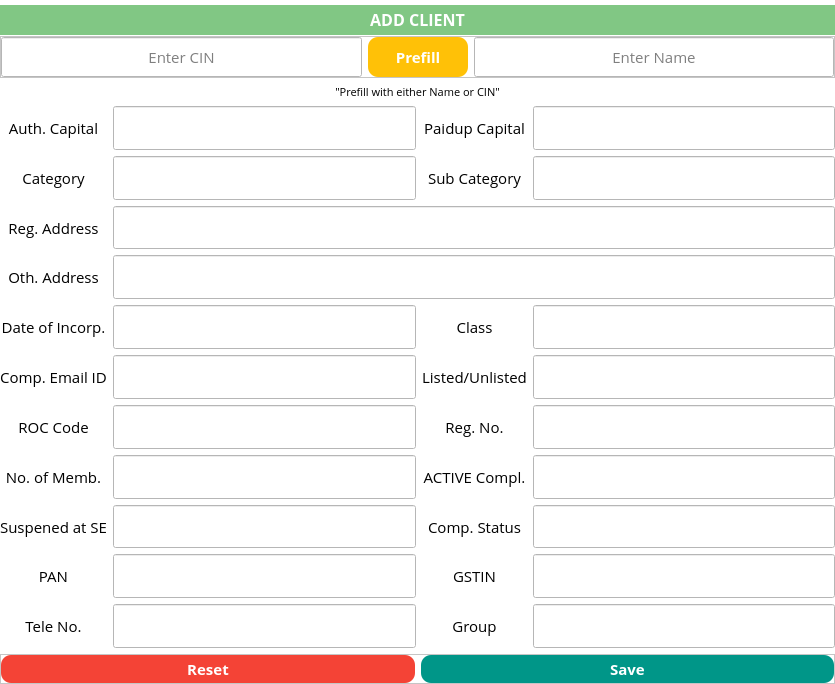
<?xml version="1.0" encoding="UTF-8"?>
<ui version="4.0">
 <class>Form</class>
 <widget class="QWidget" name="Form">
  <property name="geometry">
   <rect>
    <x>0</x>
    <y>0</y>
    <width>835</width>
    <height>684</height>
   </rect>
  </property>
  <property name="sizePolicy">
   <sizepolicy hsizetype="Expanding" vsizetype="Expanding">
    <horstretch>0</horstretch>
    <verstretch>0</verstretch>
   </sizepolicy>
  </property>
  <property name="minimumSize">
   <size>
    <width>0</width>
    <height>0</height>
   </size>
  </property>
  <property name="maximumSize">
   <size>
    <width>166543</width>
    <height>166543</height>
   </size>
  </property>
  <property name="windowTitle">
   <string>Form</string>
  </property>
  <property name="windowIcon">
   <iconset>
    <normaloff>../Icon/logo.png</normaloff>../Icon/logo.png</iconset>
  </property>
  <property name="styleSheet">
   <string notr="true">background-color: rgb(255, 255, 255);</string>
  </property>
  <layout class="QGridLayout" name="gridLayout_5">
   <property name="leftMargin">
    <number>0</number>
   </property>
   <property name="topMargin">
    <number>0</number>
   </property>
   <property name="rightMargin">
    <number>0</number>
   </property>
   <property name="bottomMargin">
    <number>0</number>
   </property>
   <item row="0" column="0">
    <layout class="QGridLayout" name="FormLayout">
     <item row="2" column="0">
      <widget class="QLabel" name="Instruction">
       <property name="minimumSize">
        <size>
         <width>0</width>
         <height>16</height>
        </size>
       </property>
       <property name="maximumSize">
        <size>
         <width>16777215</width>
         <height>16</height>
        </size>
       </property>
       <property name="font">
        <font>
         <family>Open Sans</family>
         <pointsize>8</pointsize>
         <stylestrategy>PreferAntialias</stylestrategy>
        </font>
       </property>
       <property name="text">
        <string>&quot;Prefill with either Name or CIN&quot;</string>
       </property>
       <property name="alignment">
        <set>Qt::AlignCenter</set>
       </property>
      </widget>
     </item>
     <item row="1" column="0">
      <widget class="QFrame" name="frame">
       <property name="minimumSize">
        <size>
         <width>0</width>
         <height>42</height>
        </size>
       </property>
       <property name="maximumSize">
        <size>
         <width>16777215</width>
         <height>42</height>
        </size>
       </property>
       <property name="font">
        <font>
         <family>Open Sans</family>
         <pointsize>11</pointsize>
         <stylestrategy>PreferAntialias</stylestrategy>
        </font>
       </property>
       <property name="frameShape">
        <enum>QFrame::StyledPanel</enum>
       </property>
       <property name="frameShadow">
        <enum>QFrame::Raised</enum>
       </property>
       <layout class="QGridLayout" name="gridLayout_3">
        <property name="leftMargin">
         <number>0</number>
        </property>
        <property name="topMargin">
         <number>0</number>
        </property>
        <property name="rightMargin">
         <number>0</number>
        </property>
        <property name="bottomMargin">
         <number>0</number>
        </property>
        <item row="0" column="0">
         <layout class="QHBoxLayout" name="horizontalLayout">
          <property name="sizeConstraint">
           <enum>QLayout::SetFixedSize</enum>
          </property>
          <item>
           <widget class="QLineEdit" name="CINField">
            <property name="sizePolicy">
             <sizepolicy hsizetype="Expanding" vsizetype="Expanding">
              <horstretch>0</horstretch>
              <verstretch>0</verstretch>
             </sizepolicy>
            </property>
            <property name="font">
             <font>
              <family>Open Sans</family>
              <pointsize>11</pointsize>
              <stylestrategy>PreferAntialias</stylestrategy>
             </font>
            </property>
            <property name="inputMethodHints">
             <set>Qt::ImhNone</set>
            </property>
            <property name="inputMask">
             <string/>
            </property>
            <property name="text">
             <string/>
            </property>
            <property name="maxLength">
             <number>21</number>
            </property>
            <property name="alignment">
             <set>Qt::AlignCenter</set>
            </property>
            <property name="placeholderText">
             <string>Enter CIN</string>
            </property>
           </widget>
          </item>
          <item>
           <widget class="QPushButton" name="Prefill">
            <property name="sizePolicy">
             <sizepolicy hsizetype="Minimum" vsizetype="Expanding">
              <horstretch>0</horstretch>
              <verstretch>0</verstretch>
             </sizepolicy>
            </property>
            <property name="minimumSize">
             <size>
              <width>100</width>
              <height>20</height>
             </size>
            </property>
            <property name="font">
             <font>
              <family>Open Sans</family>
              <pointsize>11</pointsize>
              <weight>75</weight>
              <bold>true</bold>
              <stylestrategy>PreferAntialias</stylestrategy>
             </font>
            </property>
            <property name="styleSheet">
             <string notr="true">background-color:rgb(255,193,7);
color: rgb(255, 255, 255);
border-radius:10</string>
            </property>
            <property name="text">
             <string>Prefill</string>
            </property>
            <property name="shortcut">
             <string>Return</string>
            </property>
           </widget>
          </item>
          <item>
           <widget class="QLineEdit" name="NameField">
            <property name="sizePolicy">
             <sizepolicy hsizetype="Expanding" vsizetype="Expanding">
              <horstretch>0</horstretch>
              <verstretch>0</verstretch>
             </sizepolicy>
            </property>
            <property name="font">
             <font>
              <family>Open Sans</family>
              <pointsize>11</pointsize>
              <stylestrategy>PreferAntialias</stylestrategy>
             </font>
            </property>
            <property name="inputMask">
             <string/>
            </property>
            <property name="text">
             <string/>
            </property>
            <property name="maxLength">
             <number>32767</number>
            </property>
            <property name="alignment">
             <set>Qt::AlignCenter</set>
            </property>
            <property name="placeholderText">
             <string>Enter Name</string>
            </property>
           </widget>
          </item>
         </layout>
        </item>
       </layout>
      </widget>
     </item>
     <item row="3" column="0">
      <layout class="QGridLayout" name="gridLayout_2">
       <item row="9" column="3">
        <widget class="QLineEdit" name="GSTFill">
         <property name="sizePolicy">
          <sizepolicy hsizetype="Expanding" vsizetype="Expanding">
           <horstretch>0</horstretch>
           <verstretch>0</verstretch>
          </sizepolicy>
         </property>
         <property name="font">
          <font>
           <family>Open Sans</family>
           <pointsize>11</pointsize>
           <stylestrategy>PreferAntialias</stylestrategy>
          </font>
         </property>
        </widget>
       </item>
       <item row="7" column="3">
        <widget class="QLineEdit" name="fillActive">
         <property name="sizePolicy">
          <sizepolicy hsizetype="Expanding" vsizetype="Expanding">
           <horstretch>0</horstretch>
           <verstretch>0</verstretch>
          </sizepolicy>
         </property>
         <property name="font">
          <font>
           <family>Open Sans</family>
           <pointsize>11</pointsize>
           <stylestrategy>PreferAntialias</stylestrategy>
          </font>
         </property>
         <property name="text">
          <string/>
         </property>
        </widget>
       </item>
       <item row="9" column="0">
        <widget class="QLabel" name="PanLabel">
         <property name="font">
          <font>
           <family>Open Sans</family>
           <pointsize>11</pointsize>
           <stylestrategy>PreferAntialias</stylestrategy>
          </font>
         </property>
         <property name="text">
          <string>PAN</string>
         </property>
         <property name="alignment">
          <set>Qt::AlignCenter</set>
         </property>
        </widget>
       </item>
       <item row="6" column="1">
        <widget class="QLineEdit" name="fill_ROC">
         <property name="sizePolicy">
          <sizepolicy hsizetype="Expanding" vsizetype="Expanding">
           <horstretch>0</horstretch>
           <verstretch>0</verstretch>
          </sizepolicy>
         </property>
         <property name="font">
          <font>
           <family>Open Sans</family>
           <pointsize>11</pointsize>
           <stylestrategy>PreferAntialias</stylestrategy>
          </font>
         </property>
         <property name="text">
          <string/>
         </property>
        </widget>
       </item>
       <item row="2" column="1" colspan="3">
        <widget class="QLineEdit" name="fill_RegAdd">
         <property name="sizePolicy">
          <sizepolicy hsizetype="Expanding" vsizetype="Expanding">
           <horstretch>0</horstretch>
           <verstretch>0</verstretch>
          </sizepolicy>
         </property>
         <property name="font">
          <font>
           <family>Open Sans</family>
           <pointsize>11</pointsize>
           <stylestrategy>PreferAntialias</stylestrategy>
          </font>
         </property>
         <property name="text">
          <string/>
         </property>
        </widget>
       </item>
       <item row="7" column="1">
        <widget class="QLineEdit" name="fillMember">
         <property name="sizePolicy">
          <sizepolicy hsizetype="Expanding" vsizetype="Expanding">
           <horstretch>0</horstretch>
           <verstretch>0</verstretch>
          </sizepolicy>
         </property>
         <property name="font">
          <font>
           <family>Open Sans</family>
           <pointsize>11</pointsize>
           <stylestrategy>PreferAntialias</stylestrategy>
          </font>
         </property>
         <property name="text">
          <string/>
         </property>
        </widget>
       </item>
       <item row="8" column="0">
        <widget class="QLabel" name="suspendedse">
         <property name="font">
          <font>
           <family>Open Sans</family>
           <pointsize>11</pointsize>
           <stylestrategy>PreferAntialias</stylestrategy>
          </font>
         </property>
         <property name="text">
          <string>Suspened at SE</string>
         </property>
         <property name="alignment">
          <set>Qt::AlignCenter</set>
         </property>
        </widget>
       </item>
       <item row="8" column="1">
        <widget class="QLineEdit" name="fillSuspend">
         <property name="sizePolicy">
          <sizepolicy hsizetype="Expanding" vsizetype="Expanding">
           <horstretch>0</horstretch>
           <verstretch>0</verstretch>
          </sizepolicy>
         </property>
         <property name="font">
          <font>
           <family>Open Sans</family>
           <pointsize>11</pointsize>
           <stylestrategy>PreferAntialias</stylestrategy>
          </font>
         </property>
         <property name="text">
          <string/>
         </property>
        </widget>
       </item>
       <item row="5" column="3">
        <widget class="QLineEdit" name="fill_listed">
         <property name="sizePolicy">
          <sizepolicy hsizetype="Expanding" vsizetype="Expanding">
           <horstretch>0</horstretch>
           <verstretch>0</verstretch>
          </sizepolicy>
         </property>
         <property name="font">
          <font>
           <family>Open Sans</family>
           <pointsize>11</pointsize>
           <stylestrategy>PreferAntialias</stylestrategy>
          </font>
         </property>
         <property name="text">
          <string/>
         </property>
        </widget>
       </item>
       <item row="0" column="0">
        <widget class="QLabel" name="AuthCapital">
         <property name="font">
          <font>
           <family>Open Sans</family>
           <pointsize>11</pointsize>
           <stylestrategy>PreferAntialias</stylestrategy>
          </font>
         </property>
         <property name="text">
          <string>Auth. Capital</string>
         </property>
         <property name="alignment">
          <set>Qt::AlignCenter</set>
         </property>
        </widget>
       </item>
       <item row="6" column="0">
        <widget class="QLabel" name="roccode">
         <property name="font">
          <font>
           <family>Open Sans</family>
           <pointsize>11</pointsize>
           <stylestrategy>PreferAntialias</stylestrategy>
          </font>
         </property>
         <property name="text">
          <string>ROC Code</string>
         </property>
         <property name="alignment">
          <set>Qt::AlignCenter</set>
         </property>
        </widget>
       </item>
       <item row="4" column="0">
        <widget class="QLabel" name="dateofincorp">
         <property name="font">
          <font>
           <family>Open Sans</family>
           <pointsize>11</pointsize>
           <stylestrategy>PreferAntialias</stylestrategy>
          </font>
         </property>
         <property name="text">
          <string>Date of Incorp.</string>
         </property>
         <property name="alignment">
          <set>Qt::AlignCenter</set>
         </property>
        </widget>
       </item>
       <item row="9" column="1">
        <widget class="QLineEdit" name="PanFill">
         <property name="sizePolicy">
          <sizepolicy hsizetype="Expanding" vsizetype="Expanding">
           <horstretch>0</horstretch>
           <verstretch>0</verstretch>
          </sizepolicy>
         </property>
         <property name="font">
          <font>
           <family>Open Sans</family>
           <pointsize>11</pointsize>
           <stylestrategy>PreferAntialias</stylestrategy>
          </font>
         </property>
        </widget>
       </item>
       <item row="6" column="2">
        <widget class="QLabel" name="regno">
         <property name="font">
          <font>
           <family>Open Sans</family>
           <pointsize>11</pointsize>
           <stylestrategy>PreferAntialias</stylestrategy>
          </font>
         </property>
         <property name="text">
          <string>Reg. No.</string>
         </property>
         <property name="alignment">
          <set>Qt::AlignCenter</set>
         </property>
        </widget>
       </item>
       <item row="8" column="2">
        <widget class="QLabel" name="compstatus">
         <property name="font">
          <font>
           <family>Open Sans</family>
           <pointsize>11</pointsize>
           <stylestrategy>PreferAntialias</stylestrategy>
          </font>
         </property>
         <property name="text">
          <string>Comp. Status</string>
         </property>
         <property name="alignment">
          <set>Qt::AlignCenter</set>
         </property>
        </widget>
       </item>
       <item row="1" column="3">
        <widget class="QLineEdit" name="fillsubcategory">
         <property name="sizePolicy">
          <sizepolicy hsizetype="Expanding" vsizetype="Expanding">
           <horstretch>0</horstretch>
           <verstretch>0</verstretch>
          </sizepolicy>
         </property>
         <property name="font">
          <font>
           <family>Open Sans</family>
           <pointsize>11</pointsize>
           <stylestrategy>PreferAntialias</stylestrategy>
          </font>
         </property>
         <property name="text">
          <string/>
         </property>
        </widget>
       </item>
       <item row="0" column="1">
        <widget class="QLineEdit" name="fill_Authcapital">
         <property name="sizePolicy">
          <sizepolicy hsizetype="Expanding" vsizetype="Expanding">
           <horstretch>0</horstretch>
           <verstretch>0</verstretch>
          </sizepolicy>
         </property>
         <property name="font">
          <font>
           <family>Open Sans</family>
           <pointsize>11</pointsize>
           <stylestrategy>PreferAntialias</stylestrategy>
          </font>
         </property>
         <property name="text">
          <string/>
         </property>
        </widget>
       </item>
       <item row="5" column="0">
        <widget class="QLabel" name="compemail">
         <property name="font">
          <font>
           <family>Open Sans</family>
           <pointsize>11</pointsize>
           <stylestrategy>PreferAntialias</stylestrategy>
          </font>
         </property>
         <property name="text">
          <string>Comp. Email ID</string>
         </property>
         <property name="alignment">
          <set>Qt::AlignCenter</set>
         </property>
        </widget>
       </item>
       <item row="7" column="2">
        <widget class="QLabel" name="activecomp">
         <property name="font">
          <font>
           <family>Open Sans</family>
           <pointsize>11</pointsize>
           <stylestrategy>PreferAntialias</stylestrategy>
          </font>
         </property>
         <property name="text">
          <string>ACTIVE Compl.</string>
         </property>
         <property name="alignment">
          <set>Qt::AlignCenter</set>
         </property>
        </widget>
       </item>
       <item row="0" column="3">
        <widget class="QLineEdit" name="fill_paidup">
         <property name="sizePolicy">
          <sizepolicy hsizetype="Expanding" vsizetype="Expanding">
           <horstretch>0</horstretch>
           <verstretch>0</verstretch>
          </sizepolicy>
         </property>
         <property name="font">
          <font>
           <family>Open Sans</family>
           <pointsize>11</pointsize>
           <stylestrategy>PreferAntialias</stylestrategy>
          </font>
         </property>
         <property name="text">
          <string/>
         </property>
        </widget>
       </item>
       <item row="0" column="2">
        <widget class="QLabel" name="Paiupcapital">
         <property name="font">
          <font>
           <family>Open Sans</family>
           <pointsize>11</pointsize>
           <stylestrategy>PreferAntialias</stylestrategy>
          </font>
         </property>
         <property name="text">
          <string>Paidup Capital</string>
         </property>
         <property name="alignment">
          <set>Qt::AlignCenter</set>
         </property>
        </widget>
       </item>
       <item row="6" column="3">
        <widget class="QLineEdit" name="fill_RegNo">
         <property name="sizePolicy">
          <sizepolicy hsizetype="Expanding" vsizetype="Expanding">
           <horstretch>0</horstretch>
           <verstretch>0</verstretch>
          </sizepolicy>
         </property>
         <property name="font">
          <font>
           <family>Open Sans</family>
           <pointsize>11</pointsize>
           <stylestrategy>PreferAntialias</stylestrategy>
          </font>
         </property>
         <property name="text">
          <string/>
         </property>
        </widget>
       </item>
       <item row="4" column="2">
        <widget class="QLabel" name="class_2">
         <property name="font">
          <font>
           <family>Open Sans</family>
           <pointsize>11</pointsize>
           <stylestrategy>PreferAntialias</stylestrategy>
          </font>
         </property>
         <property name="text">
          <string>Class</string>
         </property>
         <property name="alignment">
          <set>Qt::AlignCenter</set>
         </property>
        </widget>
       </item>
       <item row="3" column="1" colspan="3">
        <widget class="QLineEdit" name="fillfill_OtherAddress">
         <property name="sizePolicy">
          <sizepolicy hsizetype="Expanding" vsizetype="Expanding">
           <horstretch>0</horstretch>
           <verstretch>0</verstretch>
          </sizepolicy>
         </property>
         <property name="font">
          <font>
           <family>Open Sans</family>
           <pointsize>11</pointsize>
           <stylestrategy>PreferAntialias</stylestrategy>
          </font>
         </property>
         <property name="text">
          <string/>
         </property>
        </widget>
       </item>
       <item row="5" column="2">
        <widget class="QLabel" name="listedunlisted">
         <property name="font">
          <font>
           <family>Open Sans</family>
           <pointsize>11</pointsize>
           <stylestrategy>PreferAntialias</stylestrategy>
          </font>
         </property>
         <property name="text">
          <string>Listed/Unlisted</string>
         </property>
         <property name="alignment">
          <set>Qt::AlignCenter</set>
         </property>
        </widget>
       </item>
       <item row="1" column="0">
        <widget class="QLabel" name="category">
         <property name="font">
          <font>
           <family>Open Sans</family>
           <pointsize>11</pointsize>
           <stylestrategy>PreferAntialias</stylestrategy>
          </font>
         </property>
         <property name="text">
          <string>Category</string>
         </property>
         <property name="alignment">
          <set>Qt::AlignCenter</set>
         </property>
        </widget>
       </item>
       <item row="9" column="2">
        <widget class="QLabel" name="GSTLabel">
         <property name="font">
          <font>
           <family>Open Sans</family>
           <pointsize>11</pointsize>
           <stylestrategy>PreferAntialias</stylestrategy>
          </font>
         </property>
         <property name="text">
          <string>GSTIN</string>
         </property>
         <property name="alignment">
          <set>Qt::AlignCenter</set>
         </property>
        </widget>
       </item>
       <item row="1" column="1">
        <widget class="QLineEdit" name="fillcategory">
         <property name="sizePolicy">
          <sizepolicy hsizetype="Expanding" vsizetype="Expanding">
           <horstretch>0</horstretch>
           <verstretch>0</verstretch>
          </sizepolicy>
         </property>
         <property name="font">
          <font>
           <family>Open Sans</family>
           <pointsize>11</pointsize>
           <stylestrategy>PreferAntialias</stylestrategy>
          </font>
         </property>
         <property name="text">
          <string/>
         </property>
        </widget>
       </item>
       <item row="4" column="1">
        <widget class="QLineEdit" name="fill_DateofIncorp">
         <property name="sizePolicy">
          <sizepolicy hsizetype="Expanding" vsizetype="Expanding">
           <horstretch>0</horstretch>
           <verstretch>0</verstretch>
          </sizepolicy>
         </property>
         <property name="font">
          <font>
           <family>Open Sans</family>
           <pointsize>11</pointsize>
           <stylestrategy>PreferAntialias</stylestrategy>
          </font>
         </property>
         <property name="text">
          <string/>
         </property>
        </widget>
       </item>
       <item row="4" column="3">
        <widget class="QLineEdit" name="fillclass">
         <property name="sizePolicy">
          <sizepolicy hsizetype="Expanding" vsizetype="Expanding">
           <horstretch>0</horstretch>
           <verstretch>0</verstretch>
          </sizepolicy>
         </property>
         <property name="font">
          <font>
           <family>Open Sans</family>
           <pointsize>11</pointsize>
           <stylestrategy>PreferAntialias</stylestrategy>
          </font>
         </property>
         <property name="text">
          <string/>
         </property>
        </widget>
       </item>
       <item row="3" column="0">
        <widget class="QLabel" name="othaddress">
         <property name="font">
          <font>
           <family>Open Sans</family>
           <pointsize>11</pointsize>
           <stylestrategy>PreferAntialias</stylestrategy>
          </font>
         </property>
         <property name="text">
          <string>Oth. Address</string>
         </property>
         <property name="alignment">
          <set>Qt::AlignCenter</set>
         </property>
        </widget>
       </item>
       <item row="5" column="1">
        <widget class="QLineEdit" name="fill_Comp_email">
         <property name="sizePolicy">
          <sizepolicy hsizetype="Expanding" vsizetype="Expanding">
           <horstretch>0</horstretch>
           <verstretch>0</verstretch>
          </sizepolicy>
         </property>
         <property name="font">
          <font>
           <family>Open Sans</family>
           <pointsize>11</pointsize>
           <stylestrategy>PreferAntialias</stylestrategy>
          </font>
         </property>
         <property name="text">
          <string/>
         </property>
        </widget>
       </item>
       <item row="1" column="2">
        <widget class="QLabel" name="subcategory">
         <property name="font">
          <font>
           <family>Open Sans</family>
           <pointsize>11</pointsize>
           <stylestrategy>PreferAntialias</stylestrategy>
          </font>
         </property>
         <property name="text">
          <string>Sub Category</string>
         </property>
         <property name="alignment">
          <set>Qt::AlignCenter</set>
         </property>
        </widget>
       </item>
       <item row="8" column="3">
        <widget class="QLineEdit" name="filLCompstatus">
         <property name="sizePolicy">
          <sizepolicy hsizetype="Expanding" vsizetype="Expanding">
           <horstretch>0</horstretch>
           <verstretch>0</verstretch>
          </sizepolicy>
         </property>
         <property name="font">
          <font>
           <family>Open Sans</family>
           <pointsize>11</pointsize>
           <stylestrategy>PreferAntialias</stylestrategy>
          </font>
         </property>
         <property name="text">
          <string/>
         </property>
        </widget>
       </item>
       <item row="2" column="0">
        <widget class="QLabel" name="regaddress">
         <property name="font">
          <font>
           <family>Open Sans</family>
           <pointsize>11</pointsize>
           <stylestrategy>PreferAntialias</stylestrategy>
          </font>
         </property>
         <property name="text">
          <string>Reg. Address</string>
         </property>
         <property name="alignment">
          <set>Qt::AlignCenter</set>
         </property>
        </widget>
       </item>
       <item row="7" column="0">
        <widget class="QLabel" name="noofmember">
         <property name="font">
          <font>
           <family>Open Sans</family>
           <pointsize>11</pointsize>
           <stylestrategy>PreferAntialias</stylestrategy>
          </font>
         </property>
         <property name="text">
          <string>No. of Memb.</string>
         </property>
         <property name="alignment">
          <set>Qt::AlignCenter</set>
         </property>
        </widget>
       </item>
       <item row="10" column="0">
        <widget class="QLabel" name="label">
         <property name="font">
          <font>
           <family>Open Sans</family>
           <pointsize>11</pointsize>
           <stylestrategy>PreferAntialias</stylestrategy>
          </font>
         </property>
         <property name="text">
          <string>Tele No.</string>
         </property>
         <property name="alignment">
          <set>Qt::AlignCenter</set>
         </property>
        </widget>
       </item>
       <item row="10" column="1">
        <widget class="QLineEdit" name="TeleNo">
         <property name="sizePolicy">
          <sizepolicy hsizetype="Expanding" vsizetype="Expanding">
           <horstretch>0</horstretch>
           <verstretch>0</verstretch>
          </sizepolicy>
         </property>
         <property name="sizeIncrement">
          <size>
           <width>0</width>
           <height>0</height>
          </size>
         </property>
         <property name="font">
          <font>
           <family>Open Sans</family>
           <pointsize>11</pointsize>
           <stylestrategy>PreferAntialias</stylestrategy>
          </font>
         </property>
        </widget>
       </item>
       <item row="10" column="2">
        <widget class="QLabel" name="label_2">
         <property name="font">
          <font>
           <family>Open Sans</family>
           <pointsize>11</pointsize>
           <stylestrategy>PreferAntialias</stylestrategy>
          </font>
         </property>
         <property name="text">
          <string>Group</string>
         </property>
         <property name="alignment">
          <set>Qt::AlignCenter</set>
         </property>
        </widget>
       </item>
       <item row="10" column="3">
        <widget class="QLineEdit" name="lineEdit_2">
         <property name="sizePolicy">
          <sizepolicy hsizetype="Expanding" vsizetype="Expanding">
           <horstretch>0</horstretch>
           <verstretch>0</verstretch>
          </sizepolicy>
         </property>
         <property name="font">
          <font>
           <family>Open Sans</family>
           <pointsize>11</pointsize>
           <stylestrategy>PreferAntialias</stylestrategy>
          </font>
         </property>
        </widget>
       </item>
      </layout>
     </item>
     <item row="0" column="0">
      <widget class="QLabel" name="title">
       <property name="sizePolicy">
        <sizepolicy hsizetype="Expanding" vsizetype="Expanding">
         <horstretch>0</horstretch>
         <verstretch>0</verstretch>
        </sizepolicy>
       </property>
       <property name="minimumSize">
        <size>
         <width>0</width>
         <height>30</height>
        </size>
       </property>
       <property name="maximumSize">
        <size>
         <width>16777215</width>
         <height>19</height>
        </size>
       </property>
       <property name="font">
        <font>
         <family>Open Sans</family>
         <pointsize>11</pointsize>
         <weight>75</weight>
         <bold>true</bold>
         <stylestrategy>PreferAntialias</stylestrategy>
        </font>
       </property>
       <property name="styleSheet">
        <string notr="true">background-color:rgb(129,199,132);
color: rgb(255, 255, 255);</string>
       </property>
       <property name="inputMethodHints">
        <set>Qt::ImhNoAutoUppercase</set>
       </property>
       <property name="text">
        <string>&lt;html&gt;&lt;head/&gt;&lt;body&gt;&lt;p&gt;&lt;span style=&quot; font-size:12pt;&quot;&gt;ADD CLIENT&lt;/span&gt;&lt;/p&gt;&lt;/body&gt;&lt;/html&gt;</string>
       </property>
       <property name="alignment">
        <set>Qt::AlignCenter</set>
       </property>
      </widget>
     </item>
     <item row="4" column="0">
      <widget class="QFrame" name="frame_3">
       <property name="maximumSize">
        <size>
         <width>16777215</width>
         <height>30</height>
        </size>
       </property>
       <property name="font">
        <font>
         <family>Open Sans</family>
         <pointsize>11</pointsize>
         <stylestrategy>PreferAntialias</stylestrategy>
        </font>
       </property>
       <property name="frameShape">
        <enum>QFrame::StyledPanel</enum>
       </property>
       <property name="frameShadow">
        <enum>QFrame::Raised</enum>
       </property>
       <layout class="QGridLayout" name="gridLayout">
        <property name="leftMargin">
         <number>0</number>
        </property>
        <property name="topMargin">
         <number>0</number>
        </property>
        <property name="rightMargin">
         <number>0</number>
        </property>
        <property name="bottomMargin">
         <number>0</number>
        </property>
        <item row="1" column="1">
         <widget class="QPushButton" name="Save">
          <property name="sizePolicy">
           <sizepolicy hsizetype="Minimum" vsizetype="Expanding">
            <horstretch>0</horstretch>
            <verstretch>0</verstretch>
           </sizepolicy>
          </property>
          <property name="font">
           <font>
            <family>Open Sans</family>
            <pointsize>11</pointsize>
            <weight>75</weight>
            <bold>true</bold>
            <stylestrategy>PreferAntialias</stylestrategy>
           </font>
          </property>
          <property name="styleSheet">
           <string notr="true">color: rgb(255, 255, 255);
background-color:rgb(0,150,136);
border-radius:10</string>
          </property>
          <property name="text">
           <string>Save</string>
          </property>
          <property name="icon">
           <iconset>
            <normaloff>../../../Resources/Images/plus.png</normaloff>../../../Resources/Images/plus.png</iconset>
          </property>
          <property name="shortcut">
           <string>Ctrl+Return</string>
          </property>
         </widget>
        </item>
        <item row="1" column="0">
         <widget class="QPushButton" name="Reset">
          <property name="sizePolicy">
           <sizepolicy hsizetype="Minimum" vsizetype="Expanding">
            <horstretch>0</horstretch>
            <verstretch>0</verstretch>
           </sizepolicy>
          </property>
          <property name="font">
           <font>
            <family>Open Sans</family>
            <pointsize>11</pointsize>
            <weight>75</weight>
            <bold>true</bold>
            <stylestrategy>PreferAntialias</stylestrategy>
           </font>
          </property>
          <property name="styleSheet">
           <string notr="true">background-color: rgb(244,67,54);
color: rgb(255, 255, 255);
border-radius:10;</string>
          </property>
          <property name="text">
           <string>Reset</string>
          </property>
         </widget>
        </item>
       </layout>
      </widget>
     </item>
    </layout>
   </item>
  </layout>
 </widget>
 <tabstops>
  <tabstop>NameField</tabstop>
  <tabstop>fill_Authcapital</tabstop>
  <tabstop>fill_paidup</tabstop>
  <tabstop>fillcategory</tabstop>
  <tabstop>fillsubcategory</tabstop>
  <tabstop>fill_RegAdd</tabstop>
  <tabstop>fillfill_OtherAddress</tabstop>
  <tabstop>fill_DateofIncorp</tabstop>
  <tabstop>fillclass</tabstop>
  <tabstop>fill_Comp_email</tabstop>
  <tabstop>fill_listed</tabstop>
  <tabstop>fill_ROC</tabstop>
  <tabstop>fill_RegNo</tabstop>
  <tabstop>fillMember</tabstop>
  <tabstop>fillActive</tabstop>
  <tabstop>fillSuspend</tabstop>
  <tabstop>Save</tabstop>
 </tabstops>
 <resources/>
 <connections/>
</ui>
